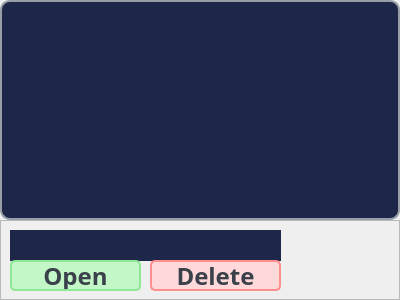
<?xml version="1.0" encoding="UTF-8"?>
<ui version="4.0">
 <class>Form</class>
 <widget class="QWidget" name="Form">
  <property name="geometry">
   <rect>
    <x>0</x>
    <y>0</y>
    <width>400</width>
    <height>300</height>
   </rect>
  </property>
  <property name="sizePolicy">
   <sizepolicy hsizetype="Preferred" vsizetype="Expanding">
    <horstretch>0</horstretch>
    <verstretch>0</verstretch>
   </sizepolicy>
  </property>
  <property name="windowTitle">
   <string>Form</string>
  </property>
  <layout class="QVBoxLayout" name="verticalLayout_2">
   <property name="spacing">
    <number>0</number>
   </property>
   <property name="leftMargin">
    <number>0</number>
   </property>
   <property name="topMargin">
    <number>0</number>
   </property>
   <property name="rightMargin">
    <number>0</number>
   </property>
   <property name="bottomMargin">
    <number>0</number>
   </property>
   <item>
    <widget class="QFrame" name="preview">
     <property name="minimumSize">
      <size>
       <width>0</width>
       <height>0</height>
      </size>
     </property>
     <property name="maximumSize">
      <size>
       <width>16777215</width>
       <height>16777215</height>
      </size>
     </property>
     <property name="styleSheet">
      <string notr="true">border: 2px solid #979ea8;
border-radius: 10px;
background: #1e2749;
color: #ffffff;</string>
     </property>
     <property name="frameShape">
      <enum>QFrame::StyledPanel</enum>
     </property>
     <property name="frameShadow">
      <enum>QFrame::Raised</enum>
     </property>
    </widget>
   </item>
   <item>
    <widget class="QFrame" name="item_footer">
     <property name="maximumSize">
      <size>
       <width>16777215</width>
       <height>80</height>
      </size>
     </property>
     <property name="frameShape">
      <enum>QFrame::StyledPanel</enum>
     </property>
     <property name="frameShadow">
      <enum>QFrame::Raised</enum>
     </property>
     <widget class="QPushButton" name="open_button">
      <property name="geometry">
       <rect>
        <x>10</x>
        <y>40</y>
        <width>131</width>
        <height>31</height>
       </rect>
      </property>
      <property name="minimumSize">
       <size>
        <width>0</width>
        <height>0</height>
       </size>
      </property>
      <property name="maximumSize">
       <size>
        <width>16777215</width>
        <height>100</height>
       </size>
      </property>
      <property name="font">
       <font>
        <family>Leelawadee</family>
        <pointsize>18</pointsize>
        <bold>true</bold>
       </font>
      </property>
      <property name="cursor">
       <cursorShape>PointingHandCursor</cursorShape>
      </property>
      <property name="toolTip">
       <string>Login</string>
      </property>
      <property name="styleSheet">
       <string notr="true">QPushButton {
	border: 2px solid #8ee895;
	border-radius: 5px;
	background: #c3f7c8;
	color: #3a414a;
}

QPushButton:hover {
	border: 2px solid #77e680;
	background: #9ce6a3
}</string>
      </property>
      <property name="text">
       <string>Open</string>
      </property>
     </widget>
     <widget class="QPushButton" name="delete_button">
      <property name="geometry">
       <rect>
        <x>150</x>
        <y>40</y>
        <width>131</width>
        <height>31</height>
       </rect>
      </property>
      <property name="minimumSize">
       <size>
        <width>0</width>
        <height>0</height>
       </size>
      </property>
      <property name="maximumSize">
       <size>
        <width>16777215</width>
        <height>100</height>
       </size>
      </property>
      <property name="font">
       <font>
        <family>Leelawadee</family>
        <pointsize>18</pointsize>
        <bold>true</bold>
       </font>
      </property>
      <property name="cursor">
       <cursorShape>PointingHandCursor</cursorShape>
      </property>
      <property name="toolTip">
       <string>Login</string>
      </property>
      <property name="styleSheet">
       <string notr="true">QPushButton {
	border: 2px solid #ff8f8f;
	border-radius: 5px;
	background: #ffd9d9;
	color: #3a414a;
}

QPushButton:hover {
	border: 2px solid #f06969;
	background: #ffb3b3
}</string>
      </property>
      <property name="text">
       <string>Delete</string>
      </property>
     </widget>
     <widget class="QLineEdit" name="item_name">
      <property name="geometry">
       <rect>
        <x>10</x>
        <y>10</y>
        <width>271</width>
        <height>31</height>
       </rect>
      </property>
      <property name="font">
       <font>
        <pointsize>13</pointsize>
       </font>
      </property>
      <property name="styleSheet">
       <string notr="true">qproperty-alignment: AlignLeft;
border: 0px;
background: #1e2749;
color: #ffffff;</string>
      </property>
     </widget>
     <zorder>item_name</zorder>
     <zorder>delete_button</zorder>
     <zorder>open_button</zorder>
    </widget>
   </item>
  </layout>
 </widget>
 <resources/>
 <connections/>
</ui>
